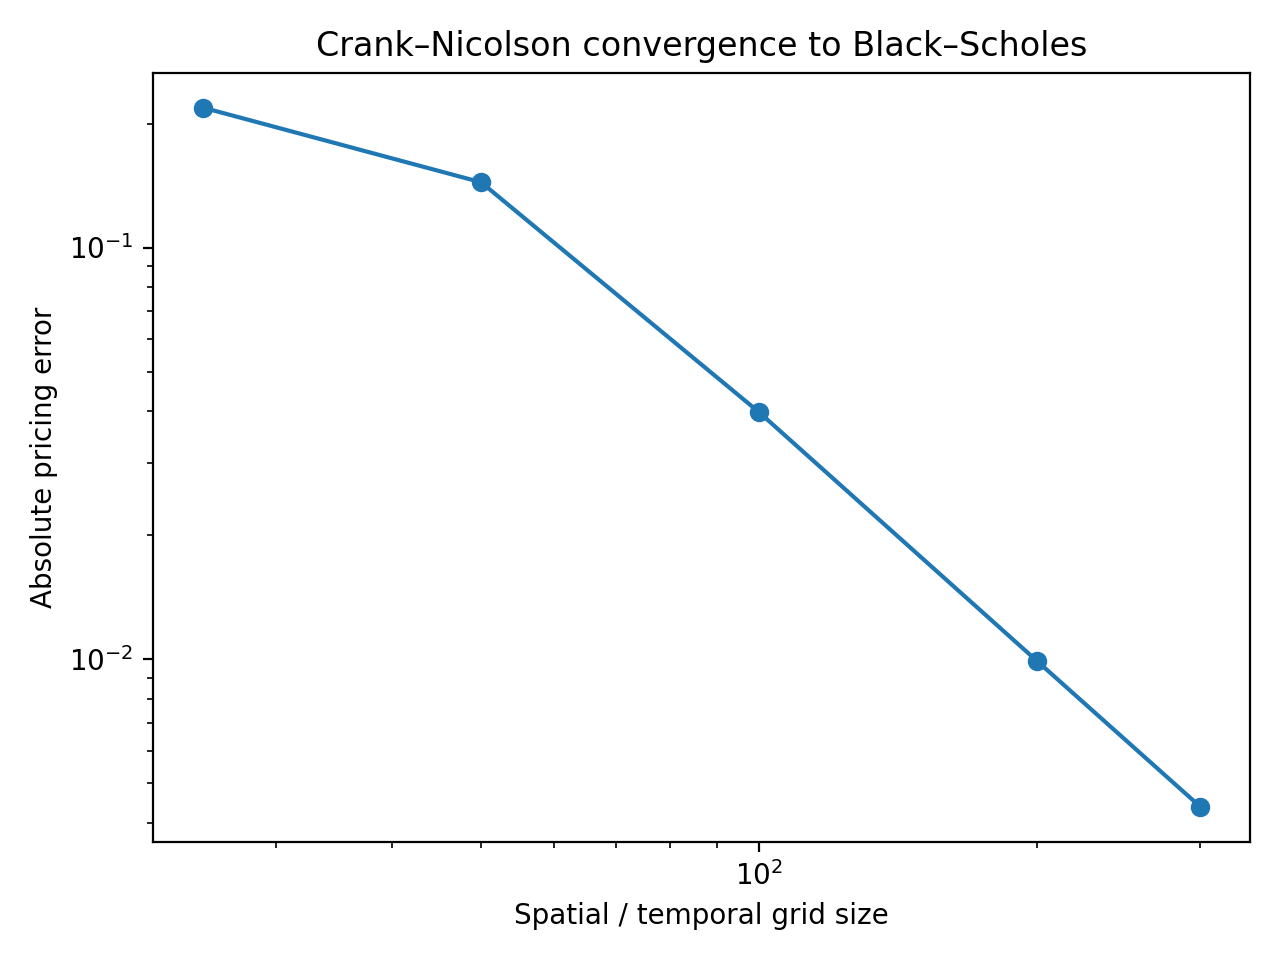

Write the Python code that produced this figure.
from time import perf_counter

import matplotlib.pyplot as plt

from app.models.black_scholes import (
    OptionInputs,
    european_call,
)

from app.models.finite_difference import (
    crank_nicolson_price,
)


def main():
    inputs = OptionInputs(
        spot=100,
        strike=100,
        rate=0.05,
        volatility=0.20,
        maturity=1.0,
    )

    benchmark = european_call(inputs)

    grids = [
        25,
        50,
        100,
        200,
        300,
    ]

    errors = []
    runtimes = []

    print()
    print(
        "Crank–Nicolson Convergence"
    )
    print("-" * 72)

    print(
        f"{'Grid':>10}"
        f"{'CN Price':>14}"
        f"{'BS Price':>14}"
        f"{'Abs Error':>14}"
        f"{'Runtime':>14}"
    )

    print("-" * 72)

    for grid in grids:
        start = perf_counter()

        result = crank_nicolson_price(
            inputs,
            option_type="call",
            space_steps=grid,
            time_steps=grid,
        )

        runtime = (
            perf_counter()
            - start
        )

        error = abs(
            result.price
            - benchmark
        )

        errors.append(error)
        runtimes.append(runtime)

        print(
            f"{grid:10d}"
            f"{result.price:14.6f}"
            f"{benchmark:14.6f}"
            f"{error:14.6f}"
            f"{runtime:14.6f}"
        )

    plt.figure()

    plt.plot(
        grids,
        errors,
        marker="o",
    )

    plt.xscale("log")
    plt.yscale("log")

    plt.xlabel(
        "Spatial / temporal grid size"
    )

    plt.ylabel(
        "Absolute pricing error"
    )

    plt.title(
        "Crank–Nicolson convergence "
        "to Black–Scholes"
    )

    plt.tight_layout()

    plt.savefig(
        "experiments/"
        "finite_difference_convergence.png",
        dpi=200,
    )

    plt.show()


if __name__ == "__main__":
    main()
